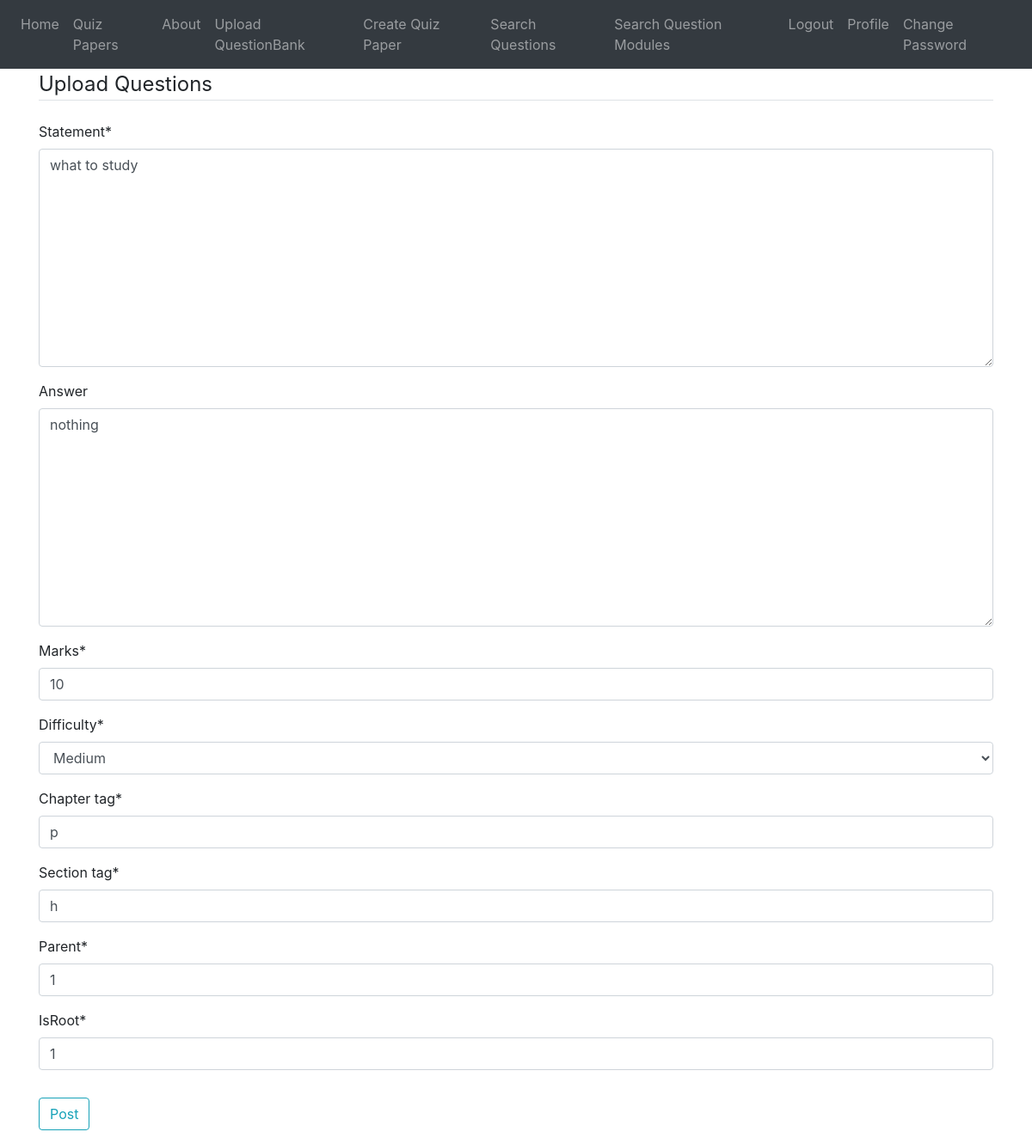
The app's page /post/1/update/ (signed in) with its own data.
### blog/models.py (models this page shows, shortened)
class Question(models.Model):
    date_posted = models.DateTimeField(default=timezone.now)
    author = models.ForeignKey(User, on_delete=models.CASCADE) #If the user is deleted, its post will also be deleted
    statement = models.TextField()
    answer = models.TextField(blank=True, null=True)
    marks = models.PositiveIntegerField()
    chapter_tag = models.CharField(max_length=1000)
    section_tag = models.CharField(max_length=1000)
    parent = models.PositiveIntegerField(null=True)
    isRoot = models.IntegerField()
    difficulty_Choices = (("Easy","Easy"),("Medium", "Medium"), ("Hard","Hard"))
    difficulty = models.CharField(max_length=9, choices=difficulty_Choices, default="Medium")
    formfield_overrides = {
        models.CharField : {'widget': TextInput(attrs={'size':20})},
        models.TextField : {'widget': Textarea(attrs={'rows':4, 'cols':40})}
    }

### blog/views.py (the view, shortened to what this page needs)
# urls.py: path('post/<int:pk>/update/', QuestionUpdateView.as_view(), name='post-update'),
class QuestionUpdateView(LoginRequiredMixin,UserPassesTestMixin,UpdateView):
    model = Question
    fields = ['statement', 'answer', 'marks', 'difficulty', 'chapter_tag', 'section_tag', 'parent', 'isRoot']
    def test_func(self):
        post = self.get_object()
        return self.request.user == post.author
    def get_context_data(self, **kwargs):
        context = super().get_context_data(**kwargs)
        context['title'] = "Update Post"
        return context

### blog/templates/blog/question_form.html (shortened to what this page needs)
{% extends "blog/base.html"%}
{% load crispy_forms_tags %}
{% block content%}
        <div class="content-section">
            <form method="POST" enctype="multipart/form-data">
                <fieldset class="form-group">
                    <legend class="border-bottom mb-4">Upload Questions</legend>
                {{ form| crispy}}
                </fieldset>
                <div class="form-group">
                    <button class="btn btn-outline-info" type="submit">Post</button>
                </div>
            </form>
        </div>
{% endblock content %}

### records on screen
Question: statement "what to study", answer "nothing", marks "10", difficulty "Medium", chapter_tag "p", section_tag "h", parent "1", isRoot "1"
